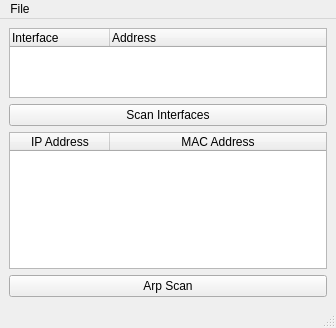
<?xml version="1.0" encoding="UTF-8"?>
<ui version="4.0">
 <class>MainWindow</class>
 <widget class="QMainWindow" name="MainWindow">
  <property name="geometry">
   <rect>
    <x>0</x>
    <y>0</y>
    <width>336</width>
    <height>328</height>
   </rect>
  </property>
  <property name="windowTitle">
   <string>MainWindow</string>
  </property>
  <widget class="QWidget" name="centralwidget">
   <layout class="QGridLayout" name="gridLayout">
    <item row="0" column="0">
     <widget class="QTableWidget" name="table_ifaces">
      <property name="autoFillBackground">
       <bool>false</bool>
      </property>
      <property name="sizeAdjustPolicy">
       <enum>QAbstractScrollArea::AdjustToContentsOnFirstShow</enum>
      </property>
      <property name="showGrid">
       <bool>false</bool>
      </property>
      <property name="gridStyle">
       <enum>Qt::SolidLine</enum>
      </property>
      <property name="sortingEnabled">
       <bool>true</bool>
      </property>
      <property name="rowCount">
       <number>0</number>
      </property>
      <property name="columnCount">
       <number>2</number>
      </property>
      <attribute name="horizontalHeaderCascadingSectionResizes">
       <bool>true</bool>
      </attribute>
      <attribute name="horizontalHeaderStretchLastSection">
       <bool>true</bool>
      </attribute>
      <column>
       <property name="text">
        <string>Interface</string>
       </property>
       <property name="textAlignment">
        <set>AlignJustify|AlignVCenter</set>
       </property>
      </column>
      <column>
       <property name="text">
        <string>Address</string>
       </property>
       <property name="textAlignment">
        <set>AlignJustify|AlignVCenter</set>
       </property>
      </column>
     </widget>
    </item>
    <item row="1" column="0">
     <widget class="QPushButton" name="btn_scan">
      <property name="text">
       <string>Scan Interfaces</string>
      </property>
     </widget>
    </item>
    <item row="2" column="0">
     <widget class="QTableWidget" name="table_arp">
      <property name="showGrid">
       <bool>false</bool>
      </property>
      <attribute name="horizontalHeaderCascadingSectionResizes">
       <bool>true</bool>
      </attribute>
      <attribute name="horizontalHeaderShowSortIndicator" stdset="0">
       <bool>true</bool>
      </attribute>
      <attribute name="horizontalHeaderStretchLastSection">
       <bool>true</bool>
      </attribute>
      <column>
       <property name="text">
        <string>IP Address</string>
       </property>
      </column>
      <column>
       <property name="text">
        <string>MAC Address</string>
       </property>
      </column>
     </widget>
    </item>
    <item row="3" column="0">
     <widget class="QPushButton" name="btn_arpscan">
      <property name="text">
       <string>Arp Scan</string>
      </property>
     </widget>
    </item>
   </layout>
  </widget>
  <widget class="QMenuBar" name="menubar">
   <property name="geometry">
    <rect>
     <x>0</x>
     <y>0</y>
     <width>336</width>
     <height>25</height>
    </rect>
   </property>
   <widget class="QMenu" name="menuFile">
    <property name="title">
     <string>File</string>
    </property>
    <addaction name="actionExit"/>
   </widget>
   <addaction name="menuFile"/>
  </widget>
  <widget class="QStatusBar" name="statusbar"/>
  <action name="actionExit">
   <property name="text">
    <string>Exit</string>
   </property>
  </action>
 </widget>
 <resources/>
 <connections/>
</ui>
